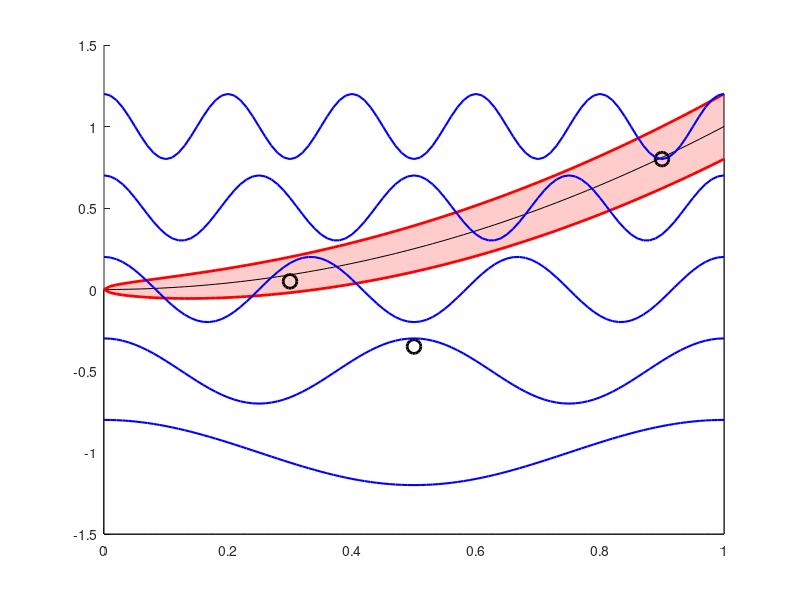

Write MATLAB code to recreate this figure.
%
% plots a function + std
%

x = [0:0.01:1];
% bogus data, function + std, just for illustration!!
% you should use your own data, functions + std!!!
Xn = [0.3;  ;0.5; 0.9];
Tn = [0.05; -0.35; 0.8];
mx = x.^2;
sx = 0.2*sqrt(x);

figure(111)
axis([0 1 -1.5 1.5]);
hold on
% first the m(x)+/-s(x) areas (no line)
area(x,(mx+sx), 'FaceColor', [1.0, 0.8, 0.8], 'BaseValue',-1.5);  % pinkish
area(x,(mx-sx), 'FaceColor', [1.0, 1.0, 1.0], 'BaseValue',-1.5);  % white
% the lines for the predictive mean m(x) and variance s(x) around it
plot(x,(mx+sx),'r', 'LineWidth',2);     % red
plot(x,mx,'k');                         % black
plot(x,(mx-sx),'r', 'LineWidth',2);     % red
% circle the datapoints
plot(Xn,Tn,'o','MarkerEdgeColor','k','LineWidth',2, 'MarkerSize',10);

%
%
disp('press any key');
pause;
% 
% five made-up functions, again only for illustration for the second matlab plot!!!
% you should generate your own functions !!
for i=1:5,
    %a = randn(2,1);
    y = cos(2*pi*i*x)/5+(i-3)/2; % these are not the function that you need!
    plot(x,y,'b','LineWidth',1.5); 
end;
%
%
disp('press key to close figure');
pause;
% 
close(111);